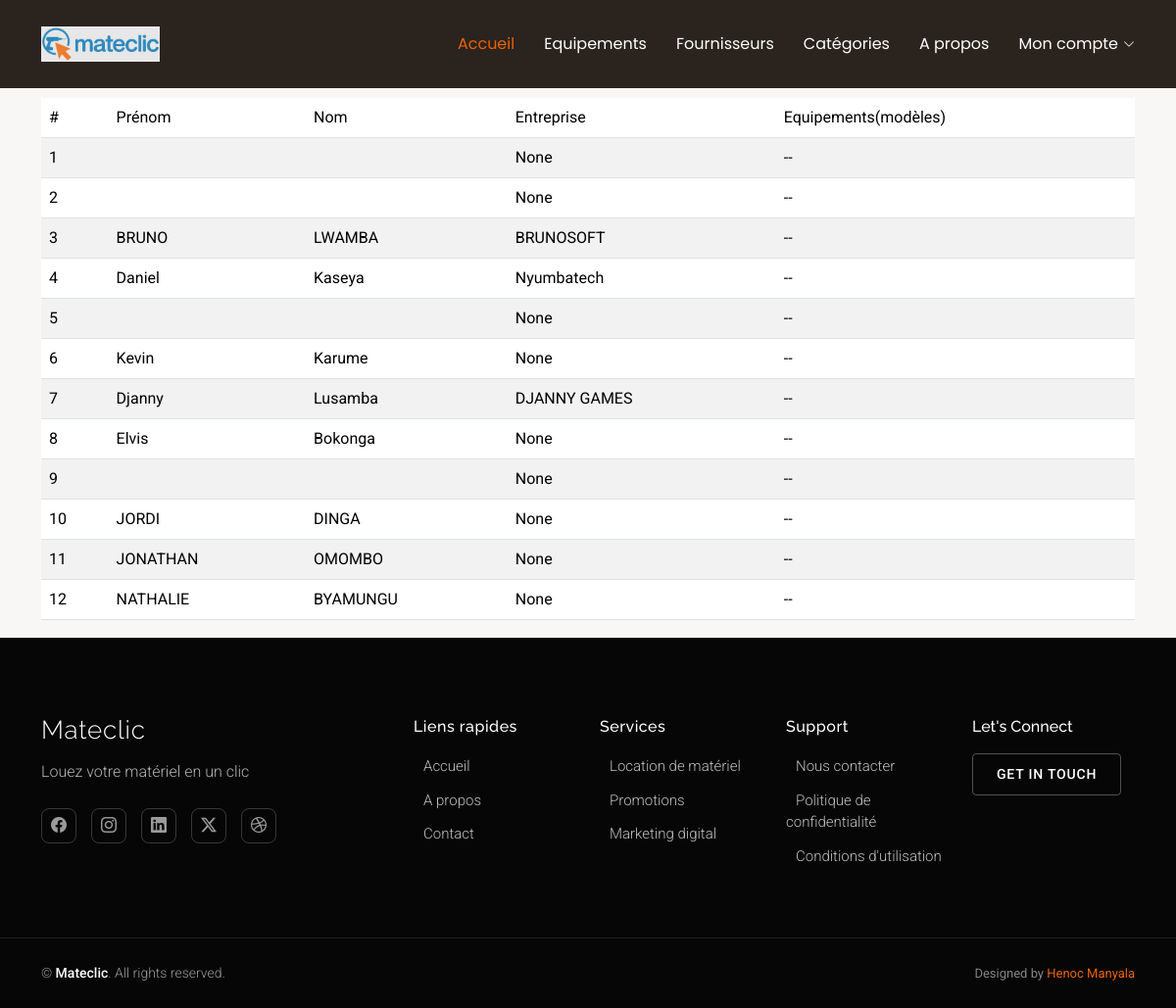
The page /adminmodule/providers (signed in) on the database its author committed.
### public/models.py (models this page shows, shortened)
class CustomUser(AbstractBaseUser, PermissionsMixin):
    class Roles(models.TextChoices):
        Fournisseur = "provider"
        Client = "customer"
    email = models.EmailField(unique=True)
    first_name = models.CharField(max_length=30, blank=True)
    last_name = models.CharField(max_length=30, blank=True)
    is_active = models.BooleanField(default=True)
    is_staff = models.BooleanField(default=False)
    role = models.fields.CharField(choices=Roles.choices,null=True)
    companyName = models.fields.CharField(max_length=100,null=True)
    summary = models.fields.CharField(max_length=100,null=True)
    logo = models.FileField(upload_to='providers/',null=True)
    email = models.fields.CharField(max_length=100,unique=True)
    password = models.fields.CharField(max_length=1000)
    countryCode = models.fields.IntegerField(default=243)
    phone = models.fields.CharField(max_length=20,null=True)
    confirmationCode = models.fields.IntegerField(null=True)
    confirmed = models.fields.BooleanField(default=False)
    createdAt = models.DateTimeField(auto_now=True)
    confirmedAt = models.DateTimeField(null=True)
    objects = CustomUserManager()
    USERNAME_FIELD = 'email'
    REQUIRED_FIELDS = [] # No username required if email is the USERNAME_FIELD

### adminmodule/decorators.py (the view)
    def wrapper_func(request,*args,**kwargs):
        if(not request.user.is_staff):
            return HttpResponse("you are not authorized to access this page")
        return  view_func(request,*args,**kwargs)

### adminmodule/views.py (called while the page is built)
@admin_only
def admin_providers_list(request):
    providersList = get_user_model().objects.all()
    return render(request,'adminmodule/admin-providers-list.html',{"providersList":providersList})

### adminmodule/templates/adminmodule/admin-providers-list.html (shortened to what this page needs)
{% extends 'adminmodule/base.html' %}
{% load static %}
    {% block content %}
   <section id="services" class="services section light-background">
      <div class="container" data-aos="fade-up" data-aos-delay="100">
        <table class="table table-striped">
            <thead>
                <tr>
                    <td>#</td><td>Prénom</td> <td>Nom</td> <td>Entreprise</td><td>Equipements(modèles)</td>
                </tr>
            </thead>
            <tbody>
                {% for provider in providersList %}
                <tr>
                    <td>{{forloop.counter}}</td><td>{{provider.first_name}}</td> <td>{{provider.last_name}}</td> <td>{{provider.companyName}}</td><td>--</td>
                </tr>
                {% endfor %}
            </tbody>
        </table>
      </div>
    </section>
    {% endblock %}

### rows shown on the page
CustomUser: companyName "None"
CustomUser: companyName "None"
CustomUser: first_name "BRUNO", last_name "LWAMBA", companyName "BRUNOSOFT"
CustomUser: first_name "Daniel", last_name "Kaseya", companyName "Nyumbatech"
CustomUser: companyName "None"
CustomUser: first_name "Kevin", last_name "Karume", companyName "None"
CustomUser: first_name "Djanny", last_name "Lusamba", companyName "DJANNY GAMES"
CustomUser: first_name "Elvis", last_name "Bokonga", companyName "None"
CustomUser: companyName "None"
CustomUser: first_name "JORDI", last_name "DINGA", companyName "None"
CustomUser: first_name "JONATHAN", last_name "OMOMBO", companyName "None"
CustomUser: first_name "NATHALIE", last_name "BYAMUNGU", companyName "None"
